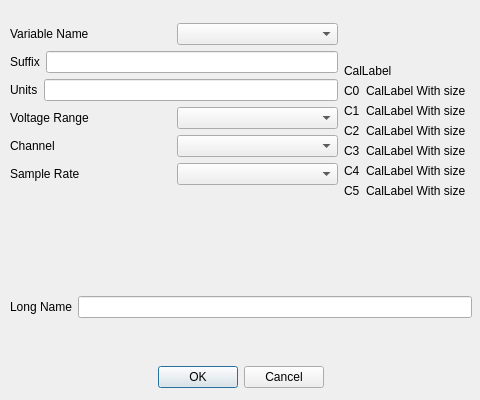
<?xml version="1.0" encoding="UTF-8"?>
<ui version="4.0">
 <class>config::AddA2DVariableComboDialog</class>
 <widget class="QDialog" name="config::AddA2DVariableComboDialog">
  <property name="geometry">
   <rect>
    <x>0</x>
    <y>0</y>
    <width>480</width>
    <height>400</height>
   </rect>
  </property>
  <property name="sizePolicy">
   <sizepolicy hsizetype="MinimumExpanding" vsizetype="MinimumExpanding">
    <horstretch>0</horstretch>
    <verstretch>0</verstretch>
   </sizepolicy>
  </property>
  <property name="windowTitle">
   <string>Add Variable</string>
  </property>
  <widget class="QWidget" name="layoutWidget">
   <property name="geometry">
    <rect>
     <x>10</x>
     <y>10</y>
     <width>462</width>
     <height>378</height>
    </rect>
   </property>
   <layout class="QVBoxLayout" name="verticalLayout_4">
    <item>
     <layout class="QHBoxLayout" name="horizontalLayout_2">
      <item>
       <layout class="QVBoxLayout" name="verticalLayout">
        <item>
         <spacer name="verticalSpacer_3">
          <property name="orientation">
           <enum>Qt::Vertical</enum>
          </property>
          <property name="sizeHint" stdset="0">
           <size>
            <width>258</width>
            <height>13</height>
           </size>
          </property>
         </spacer>
        </item>
        <item>
         <layout class="QHBoxLayout" name="horizontalLayout">
          <item>
           <widget class="QLabel" name="VariableLabel">
            <property name="text">
             <string>Variable Name</string>
            </property>
           </widget>
          </item>
          <item>
           <widget class="QComboBox" name="VariableBox"/>
          </item>
         </layout>
        </item>
        <item>
         <layout class="QHBoxLayout" name="SuffixLayout">
          <item>
           <widget class="QLabel" name="SuffixLabel">
            <property name="text">
             <string>Suffix</string>
            </property>
           </widget>
          </item>
          <item>
           <widget class="QLineEdit" name="SuffixText"/>
          </item>
         </layout>
        </item>
        <item>
         <layout class="QHBoxLayout" name="UnitsLayout">
          <item>
           <widget class="QLabel" name="UnitsLabel_2">
            <property name="text">
             <string>Units</string>
            </property>
           </widget>
          </item>
          <item>
           <widget class="QLineEdit" name="UnitsText"/>
          </item>
         </layout>
        </item>
        <item>
         <layout class="QHBoxLayout" name="VoltageLayout">
          <item>
           <widget class="QLabel" name="VoltageLabel">
            <property name="text">
             <string>Voltage Range</string>
            </property>
           </widget>
          </item>
          <item>
           <widget class="QComboBox" name="VoltageBox"/>
          </item>
         </layout>
        </item>
        <item>
         <layout class="QHBoxLayout" name="ChannelLayout">
          <item>
           <widget class="QLabel" name="ChannelLabel">
            <property name="text">
             <string>Channel</string>
            </property>
           </widget>
          </item>
          <item>
           <widget class="QComboBox" name="ChannelBox"/>
          </item>
         </layout>
        </item>
        <item>
         <layout class="QHBoxLayout" name="SRLayout">
          <item>
           <widget class="QLabel" name="SRLabel">
            <property name="text">
             <string>Sample Rate</string>
            </property>
           </widget>
          </item>
          <item>
           <widget class="QComboBox" name="SRBox"/>
          </item>
         </layout>
        </item>
        <item>
         <spacer name="verticalSpacer_2">
          <property name="orientation">
           <enum>Qt::Vertical</enum>
          </property>
          <property name="sizeHint" stdset="0">
           <size>
            <width>258</width>
            <height>13</height>
           </size>
          </property>
         </spacer>
        </item>
       </layout>
      </item>
      <item>
       <layout class="QVBoxLayout" name="verticalLayout_2">
        <item>
         <spacer name="verticalSpacer_4">
          <property name="orientation">
           <enum>Qt::Vertical</enum>
          </property>
          <property name="sizeHint" stdset="0">
           <size>
            <width>20</width>
            <height>13</height>
           </size>
          </property>
         </spacer>
        </item>
        <item>
         <widget class="QLabel" name="CalLabel">
          <property name="text">
           <string>CalLabel</string>
          </property>
         </widget>
        </item>
        <item>
         <layout class="QHBoxLayout" name="Cal1Layout">
          <item>
           <widget class="QLabel" name="Cal1Label">
            <property name="text">
             <string>C0</string>
            </property>
           </widget>
          </item>
          <item>
           <widget class="QLabel" name="Calib1Text">
            <property name="text">
             <string>CalLabel With size  </string>
            </property>
           </widget>
          </item>
         </layout>
        </item>
        <item>
         <layout class="QHBoxLayout" name="Cal2Layout">
          <item>
           <widget class="QLabel" name="Cal2Label">
            <property name="text">
             <string>C1</string>
            </property>
           </widget>
          </item>
          <item>
           <widget class="QLabel" name="Calib2Text">
            <property name="text">
             <string>CalLabel With size  </string>
            </property>
           </widget>
          </item>
         </layout>
        </item>
        <item>
         <layout class="QHBoxLayout" name="Cal3Layout">
          <item>
           <widget class="QLabel" name="Cal3Label">
            <property name="text">
             <string>C2</string>
            </property>
           </widget>
          </item>
          <item>
           <widget class="QLabel" name="Calib3Text">
            <property name="text">
             <string>CalLabel With size  </string>
            </property>
           </widget>
          </item>
         </layout>
        </item>
        <item>
         <layout class="QHBoxLayout" name="Cal4Layout">
          <item>
           <widget class="QLabel" name="Cal4Label">
            <property name="text">
             <string>C3</string>
            </property>
           </widget>
          </item>
          <item>
           <widget class="QLabel" name="Calib4Text">
            <property name="text">
             <string>CalLabel With size  </string>
            </property>
           </widget>
          </item>
         </layout>
        </item>
        <item>
         <layout class="QHBoxLayout" name="Cal5Layout">
          <item>
           <widget class="QLabel" name="Cal5Label">
            <property name="text">
             <string>C4</string>
            </property>
           </widget>
          </item>
          <item>
           <widget class="QLabel" name="Calib5Text">
            <property name="text">
             <string>CalLabel With size  </string>
            </property>
           </widget>
          </item>
         </layout>
        </item>
        <item>
         <layout class="QHBoxLayout" name="Cal6Layout">
          <item>
           <widget class="QLabel" name="Cal6Label">
            <property name="text">
             <string>C5</string>
            </property>
           </widget>
          </item>
          <item>
           <widget class="QLabel" name="Calib6Text">
            <property name="text">
             <string>CalLabel With size  </string>
            </property>
           </widget>
          </item>
         </layout>
        </item>
       </layout>
      </item>
     </layout>
    </item>
    <item>
     <spacer name="verticalSpacer">
      <property name="orientation">
       <enum>Qt::Vertical</enum>
      </property>
      <property name="sizeHint" stdset="0">
       <size>
        <width>136</width>
        <height>13</height>
       </size>
      </property>
     </spacer>
    </item>
    <item>
     <layout class="QVBoxLayout" name="verticalLayout_3">
      <item>
       <layout class="QHBoxLayout" name="LongNameLayout">
        <item>
         <widget class="QLabel" name="LongNameLabel">
          <property name="text">
           <string>Long Name</string>
          </property>
         </widget>
        </item>
        <item>
         <widget class="QLineEdit" name="LongNameText"/>
        </item>
       </layout>
      </item>
      <item>
       <spacer name="verticalSpacer_bottom">
        <property name="orientation">
         <enum>Qt::Vertical</enum>
        </property>
        <property name="sizeHint" stdset="0">
         <size>
          <width>458</width>
          <height>17</height>
         </size>
        </property>
       </spacer>
      </item>
      <item>
       <layout class="QHBoxLayout" name="horizontalLayout_3">
        <item>
         <spacer name="horizontalSpacer_2">
          <property name="orientation">
           <enum>Qt::Horizontal</enum>
          </property>
          <property name="sizeHint" stdset="0">
           <size>
            <width>128</width>
            <height>20</height>
           </size>
          </property>
         </spacer>
        </item>
        <item>
         <widget class="QDialogButtonBox" name="buttonBox">
          <property name="orientation">
           <enum>Qt::Horizontal</enum>
          </property>
          <property name="standardButtons">
           <set>QDialogButtonBox::Cancel|QDialogButtonBox::Ok</set>
          </property>
         </widget>
        </item>
        <item>
         <spacer name="horizontalSpacer">
          <property name="orientation">
           <enum>Qt::Horizontal</enum>
          </property>
          <property name="sizeHint" stdset="0">
           <size>
            <width>138</width>
            <height>20</height>
           </size>
          </property>
         </spacer>
        </item>
       </layout>
      </item>
     </layout>
    </item>
   </layout>
  </widget>
 </widget>
 <tabstops>
  <tabstop>VariableBox</tabstop>
  <tabstop>SuffixText</tabstop>
  <tabstop>UnitsText</tabstop>
  <tabstop>VoltageBox</tabstop>
  <tabstop>ChannelBox</tabstop>
  <tabstop>SRBox</tabstop>
  <tabstop>LongNameText</tabstop>
  <tabstop>buttonBox</tabstop>
 </tabstops>
 <resources/>
 <connections>
  <connection>
   <sender>buttonBox</sender>
   <signal>accepted()</signal>
   <receiver>config::AddA2DVariableComboDialog</receiver>
   <slot>accept()</slot>
   <hints>
    <hint type="sourcelabel">
     <x>309</x>
     <y>320</y>
    </hint>
    <hint type="destinationlabel">
     <x>370</x>
     <y>220</y>
    </hint>
   </hints>
  </connection>
  <connection>
   <sender>buttonBox</sender>
   <signal>rejected()</signal>
   <receiver>config::AddA2DVariableComboDialog</receiver>
   <slot>reject()</slot>
   <hints>
    <hint type="sourcelabel">
     <x>309</x>
     <y>320</y>
    </hint>
    <hint type="destinationlabel">
     <x>12</x>
     <y>226</y>
    </hint>
   </hints>
  </connection>
 </connections>
 <slots>
  <slot>newSensor(QString)</slot>
  <slot>setDevice(int)</slot>
 </slots>
</ui>
